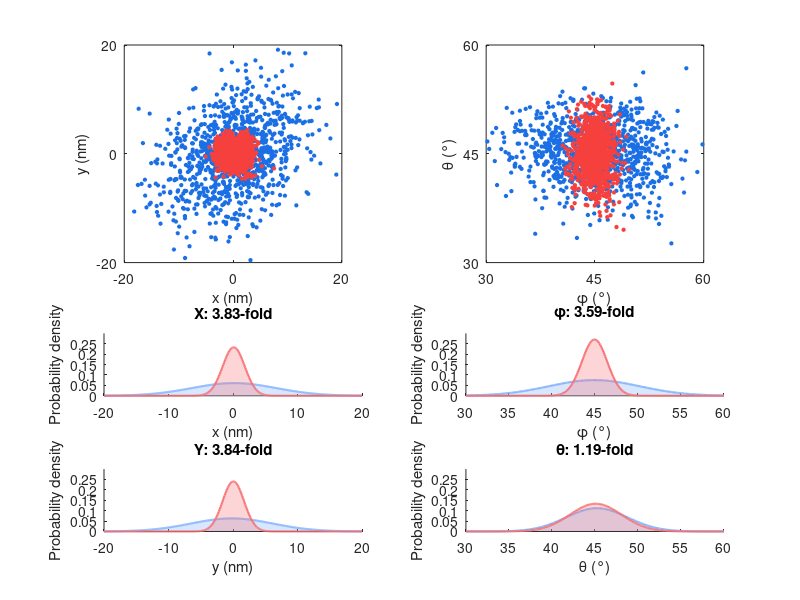

Here is the MATLAB script that generated this plot:
clear;
load("results.mat");

sz = 2.5;

color(1).plot = "#1a6fe4";
color(1).hist = "#7caffa";
color(2).plot = "#f5403d";
color(2).hist = "#f77276";

%% DISPLAY
results(6:7,:,:) = rad2deg(results(6:7,:,:));

figure;
for i = 1:size(results, 3)
    % fit to normal distributions
    pd_x(i) = fitdist(results(1,:,i)', 'Normal');
    pd_y(i) = fitdist(results(2,:,i)', 'Normal');
    pd_p(i) = fitdist(results(6,:,i)', 'Normal');
    pd_t(i) = fitdist(results(7,:,i)', 'Normal');

    subplot(4, 2, [1 3]);
    hold on;
    plot(results(1,:,i), results(2,:,i), 'o', ...
        'MarkerEdgeColor', color(i).plot, ...
        'MarkerFaceColor', color(i).plot, ...
        'MarkerSize', sz);
    axis square; box on;
    hold off;

    subplot(4, 2, [2 4]);
    hold on;
    plot(results(6,:,i), results(7,:,i), 'o', ...
        'MarkerEdgeColor', color(i).plot, ...
        'MarkerFaceColor', color(i).plot, ...
        'MarkerSize', sz);
    axis square; box on;
    hold off;

    x = -20:0.1:20;
    yx = normpdf(x, pd_x(i).mu, pd_x(i).sigma);
    yy = normpdf(x, pd_y(i).mu, pd_y(i).sigma);

    subplot(4, 2, 5);
    hold on;
    plot(x, yx, 'Color', color(i).hist, 'LineWidth', 1.5);
    fill([x, fliplr(x)], [yx, zeros(size(yx))], 'b', 'FaceColor', color(i).hist, ...
        'FaceAlpha', 0.3, 'EdgeColor', 'none');
    hold off;


    subplot(4, 2, 7);
    hold on;
    plot(x, yy, 'Color', color(i).hist, 'LineWidth', 1.5);
    fill([x, fliplr(x)], [yy, zeros(size(yy))], 'b', 'FaceColor', color(i).hist, ...
        'FaceAlpha', 0.3, 'EdgeColor', 'none');
    xlim([-20 20]); ylim([0 0.3]);
    hold off;
    xlabel('y (nm)');
    ylabel('Probability density');

    p = 30:0.1:60;
    yp = normpdf(p, pd_p(i).mu, pd_p(i).sigma);
    t = 30:0.1:60;
    yt = normpdf(t, pd_t(i).mu, pd_t(i).sigma);

    subplot(4, 2, 6);
    hold on;
    plot(p, yp, 'Color', color(i).hist, 'LineWidth', 1.5);
    fill([p, fliplr(p)], [yp, zeros(size(yp))], 'b', 'FaceColor', color(i).hist, ...
        'FaceAlpha', 0.3, 'EdgeColor', 'none');
    hold off;


    subplot(4, 2, 8);
    hold on;
    plot(t, yt, 'Color', color(i).hist, 'LineWidth', 1.5);
    fill([t, fliplr(t)], [yt, zeros(size(yt))], 'b', 'FaceColor', color(i).hist, ...
        'FaceAlpha', 0.3, 'EdgeColor', 'none');
    hold off;

end

subplot(4, 2, [1 3]);
xlim([-20 20]); xticks([-20 0 20]);
ylim([-20 20]); yticks([-20 0 20]);
xlabel('x (nm)');
ylabel('y (nm)');

subplot(4, 2, [2 4]);
xlim([30 60]); xticks([30 45 60]);
ylim([30 60]); yticks([30 45 60]);
xlabel('\phi (°)');
ylabel('\theta (°)');

subplot(4, 2, 5);
xlim([-20 20]); ylim([0 0.3]);
xlabel('x (nm)');
ylabel('Probability density');
title(['X: ' num2str(pd_x(1).sigma/pd_x(2).sigma, '%.2f') '-fold']);

subplot(4, 2, 7);
xlim([-20 20]); ylim([0 0.3]);
xlabel('y (nm)');
ylabel('Probability density');
title(['Y: ' num2str(pd_y(1).sigma/pd_y(2).sigma, '%.2f') '-fold']);

subplot(4, 2, 6);
xlim([30 60]); ylim([0 0.3]);
xlabel('\phi (°)');
ylabel('Probability density');
title(['\phi: ' num2str(pd_p(1).sigma/pd_p(2).sigma, '%.2f') '-fold']);

subplot(4, 2, 8);
xlim([30 60]); ylim([0 0.3]);
xlabel('\theta (°)');
ylabel('Probability density');
title(['\theta: ' num2str(pd_t(1).sigma/pd_t(2).sigma, '%.2f') '-fold']);
